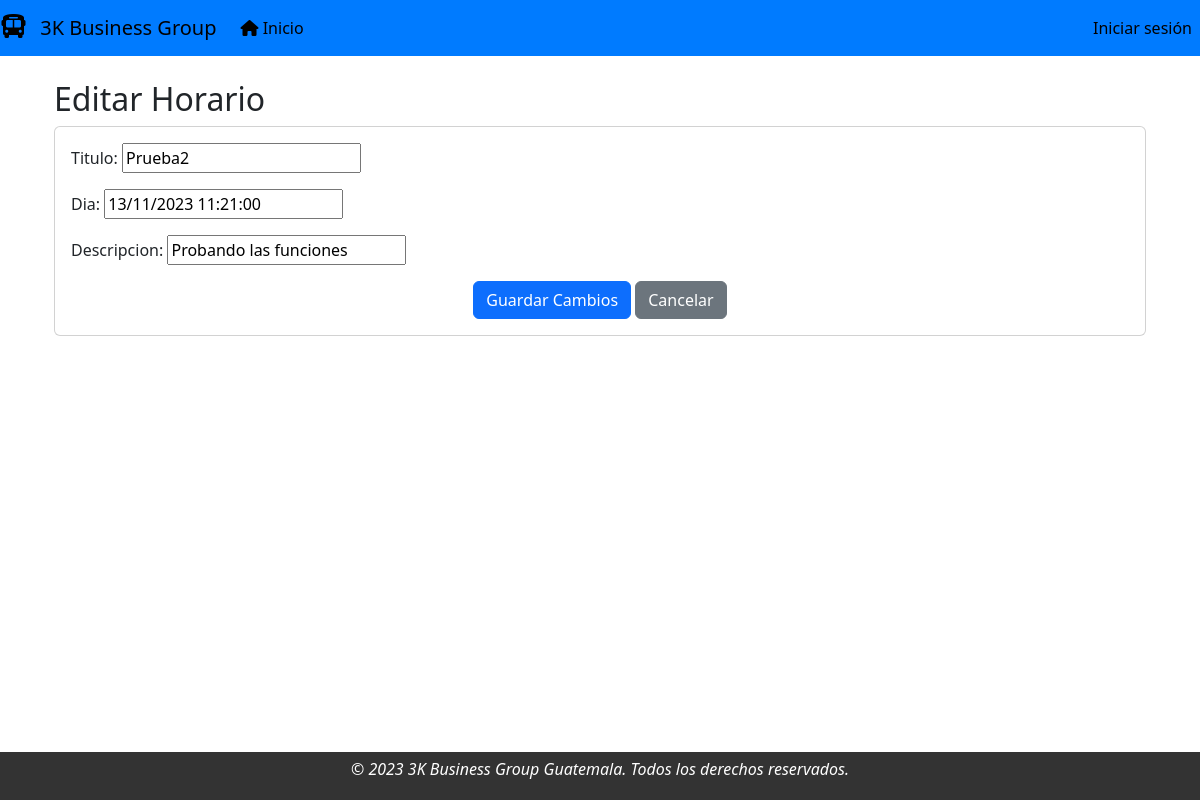
Screenshot of /horario/editar_retraso/1/ with the database file from the repository.
### modulo_registro/models.py (models this page shows)
class Retraso(models.Model):
    titulo = models.CharField(max_length=256, blank=False, verbose_name='Titulo')
    dia = models.DateTimeField(verbose_name='Dia', )
    descripcion = models.CharField(max_length=256, verbose_name='Descripcion')

### modulo_registro/views.py (the view)
# urls.py: path('editar_retraso/<int:pk>/', ViewEditarRetraso.as_view(), name='editar_retraso'),
class ViewEditarRetraso(UpdateView):
    template_name = 'editar_retraso.html'
    fields = "__all__"
    model = Retraso
    success_url = reverse_lazy('horario:ver_retraso')

### modulo_registro/templates/editar_retraso.html (shortened to what this page needs)
{% extends "base.html" %}
{% block contenido %}
<div class="container">
  <h2 class="mt-4">Editar Horario</h2>
  <div class="card">
    <div class="card-body">
      <form method="post">
        {{ form.as_p }}
        <div class="text-center">
          <button class="btn btn-primary" type="submit">Guardar Cambios</button>
          <a href="{% url 'horario:ver_retraso' %}" class="btn btn-secondary ml-2">Cancelar</a>
        </div>
      </form>
    </div>
  </div>
</div>
{% endblock contenido %}

### rows the page displays
Retraso: titulo "Prueba2", dia "13/11/2023 11:21:00", descripcion "Probando las funciones"
